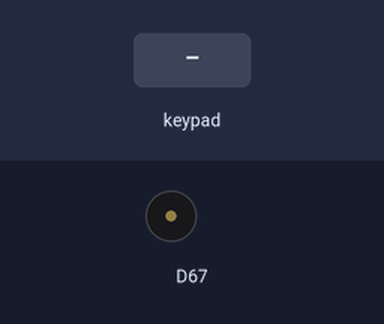
Bench run of a sketch on a simulated Arduino Uno R4 WiFi. On the bench: buzzer (waves = sounding). The inputs (shaded band) are chosen by the test bench.

Above: at 1.2 s.
1.3 s: key 'B' pressed
At 1.4 s:
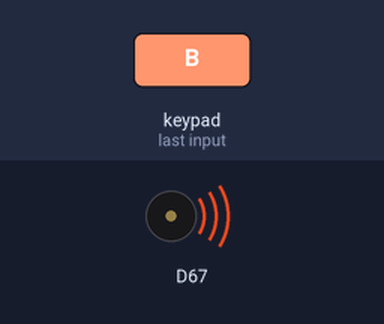
Timing chart, 0 to 4.3 s (numbered marks = the images above; inputs shaded):
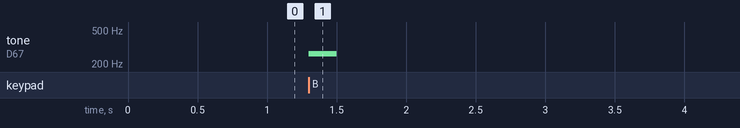

The sketch:

P06_BuzzerPiano.ino
```cpp
#include <Modulino.h>

ModulinoBuzzer buzzer;
ModulinoButtons buttons;

void setup(){
  Modulino.begin();
  buzzer.begin();
  buttons.begin();
}

void loop(){
  if (buttons.update()) {
    if (buttons.isPressed(0)) {
      buzzer.tone(247, 200); //SI
    } else if (buttons.isPressed(1)) {
      buzzer.tone(262, 200); //DO
    } else if (buttons.isPressed(2)) {
      buzzer.tone(392, 200); //SOL
    }
  }

}
```

Measured:
- after the input at 1.3 s, tone on D67: silent → 262 Hz at once, → silent 0.20 s later
